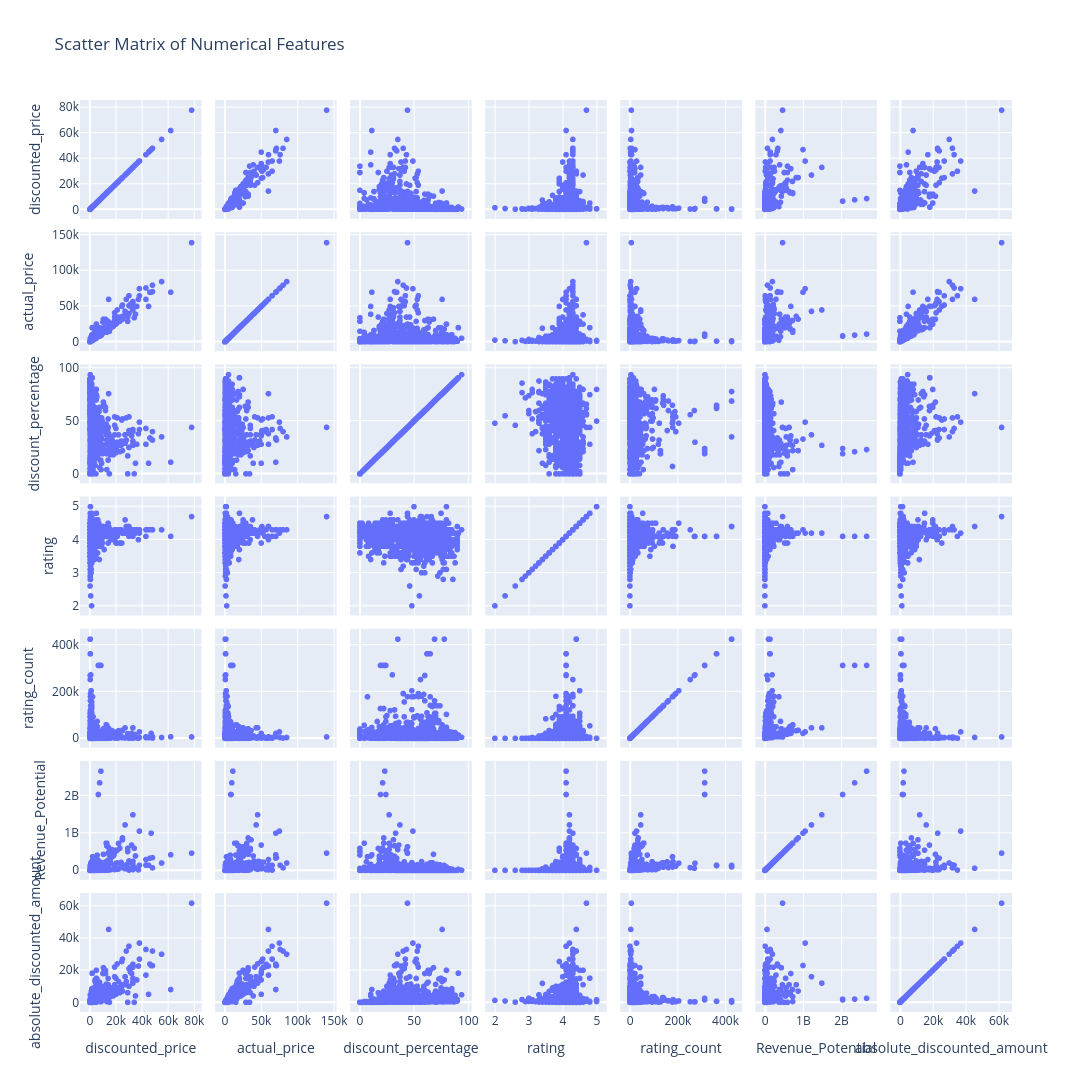

Notebook code cell kept with this figure:
### Code cell
import plotly.express as px

fig = px.scatter_matrix(
    df,
    dimensions=num_cols,
    title="Scatter Matrix of Numerical Features"
)

fig.update_layout(
    width=1500,    # Width in pixels
    height=1500    # Height in pixels
)

fig.show()

### Figure 1 — Plotly figure (JSON) as saved in the notebook; plotly's stock layout.template omitted (floating-point values rounded to 4 significant figures; data arrays with more than 128 entries replaced by an {"elided": "..."} marker saying what was removed)
{"data": [{"dimensions": [{"axis": {"matches": true}, "label": "discounted_price", "values": {"elided": "1462 float values"}}, {"axis": {"matches": true}, "label": "actual_price", "values": {"elided": "1462 float values"}}, {"axis": {"matches": true}, "label": "discount_percentage", "values": {"elided": "1462 float values"}}, {"axis": {"matches": true}, "label": "rating", "values": {"elided": "1462 float values"}}, {"axis": {"matches": true}, "label": "rating_count", "values": {"elided": "1462 float values"}}, {"axis": {"matches": true}, "label": "Revenue_Potential", "values": {"elided": "1462 float values"}}, {"axis": {"matches": true}, "label": "absolute_discounted_amount", "values": {"elided": "1462 float values"}}], "hovertemplate": "%{xaxis.title.text}=%{x}<br>%{yaxis.title.text}=%{y}<extra></extra>", "legendgroup": "", "marker": {"color": "#636efa", "symbol": "circle"}, "name": "", "showlegend": false, "type": "splom"}], "layout": {"dragmode": "select", "height": 1500, "legend": {"tracegroupgap": 0}, "title": {"text": "Scatter Matrix of Numerical Features"}, "width": 1500}}
